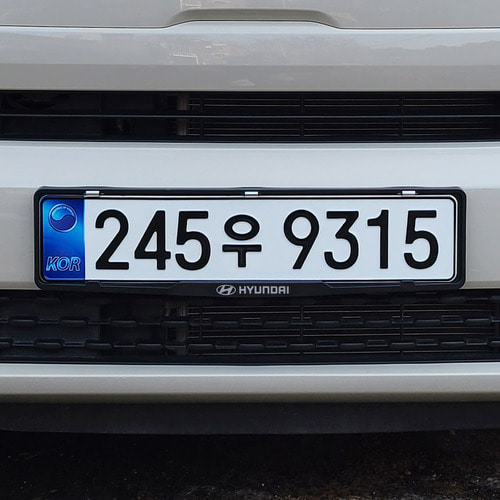
#> input picture bluring/car_number_2.jpg, 500 x 500 px
$ python detact_plate.py   (older library calls are emulated)
#> lines starting #> are read from the running program, lines starting #| are printed output that depends on the picture; after the words box and inside, x2 and y2 are one past the last pixel; in counts of white or black regions, pixels touching at a corner belong together
import numpy as np
import cv2

image = cv2.imread('car_number_2.jpg', cv2.IMREAD_COLOR)
#> image is the input picture: shape (500, 500, 3); mean B, G, R 99.8, 92.9, 89

mask = np.ones((5, 17), np.uint8)
gray = cv2.cvtColor(image, cv2.COLOR_BGR2GRAY)
gray = cv2.blur(gray, (5, 5))
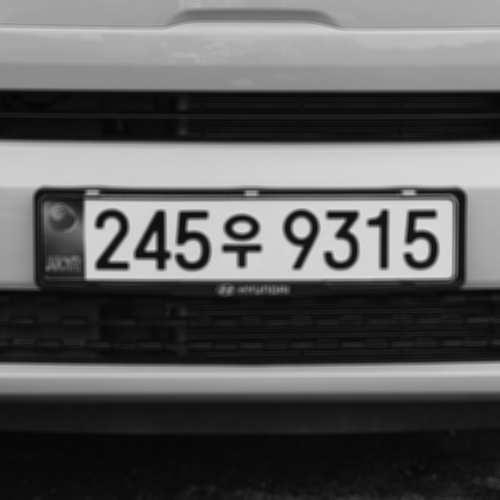
#> gray: shape (500, 500); min 5, max 220, mean 92.5
gray = cv2.Sobel(gray, cv2.CV_8U, 1, 0, 5)
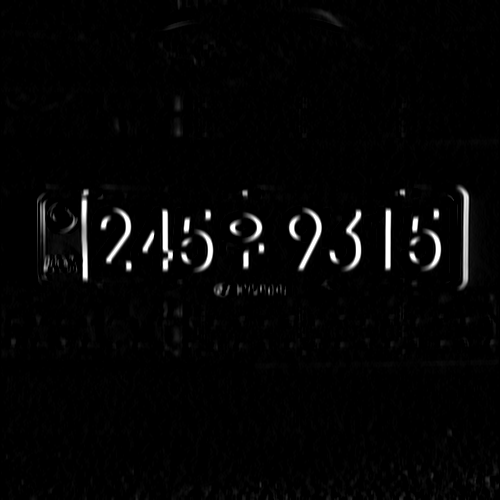
#> gray: shape (500, 500); min 0, max 255, mean 5.4

th_img = cv2.threshold(gray, 120, 255, cv2.THRESH_BINARY)[1]
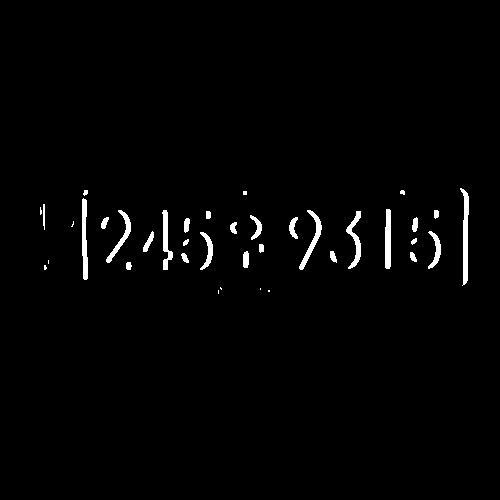
#> th_img: shape (500, 500); 1.6% white; 38 white regions (9 under 20 px), largest, box (x1, y1, x2, y2) and area: (460, 188, 469, 286) 469, (82, 198, 88, 280) 379, (385, 209, 391, 269) 338
morph = cv2.morphologyEx(th_img, cv2.MORPH_CLOSE, mask, iterations=3)
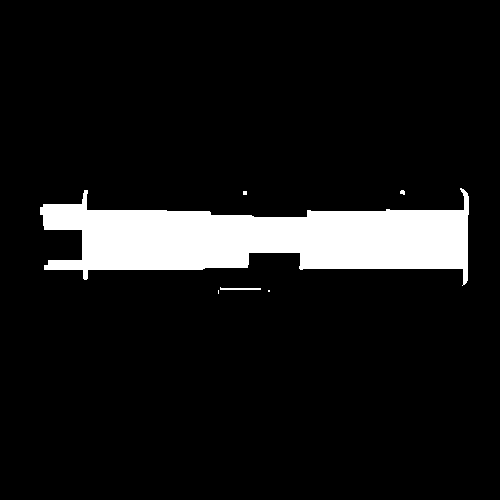
#> morph: shape (500, 500); 9.3% white; 6 white regions (3 under 20 px), largest, box (x1, y1, x2, y2) and area: (40, 188, 469, 286) 23052, (220, 287, 261, 290) 83, (400, 190, 405, 195) 20

cv2.imshow("image", image)
cv2.imshow("binary image", th_img)
cv2.imshow("opening", morph)
cv2.waitKey()

$ run again, with bluring/cat.jpg copied over bluring/car_number_2.jpg
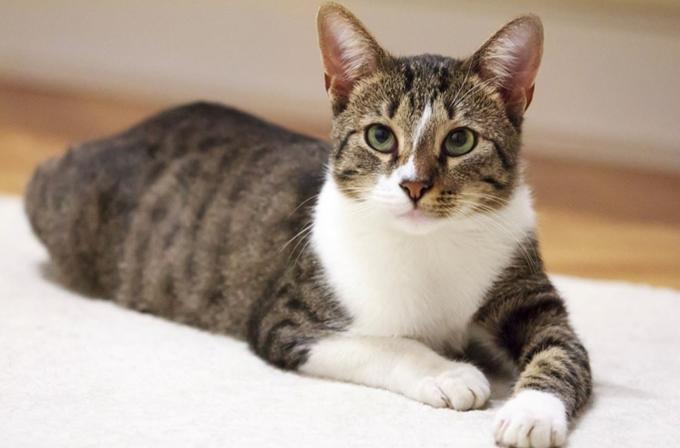
#> input picture bluring/cat.jpg, 680 x 448 px
#> image is the input picture: shape (448, 680, 3); mean B, G, R 143.6, 157.3, 172.9
#> `th_img = cv2.threshold(gray, 120, 255, cv2.THRESH_BINARY)[1]`:
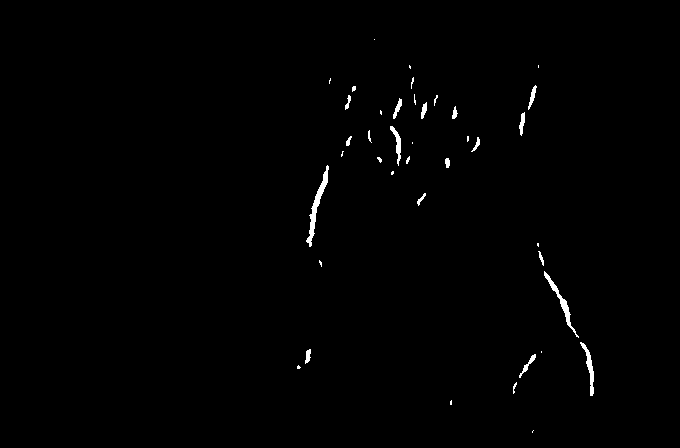
#> th_img: shape (448, 680); 0.69% white; 40 white regions (21 under 20 px), largest, box (x1, y1, x2, y2) and area: (306, 165, 329, 247) 413, (544, 271, 579, 338) 297, (580, 342, 594, 396) 225
#> `morph = cv2.morphologyEx(th_img, cv2.MORPH_CLOSE, mask, iterations=3)`:
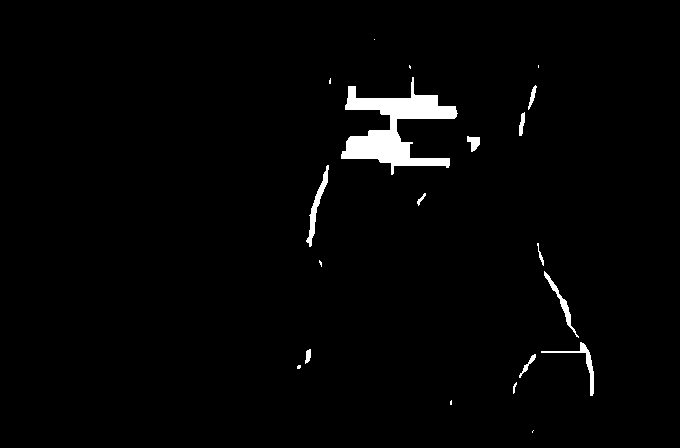
#> morph: shape (448, 680); 2% white; 20 white regions (8 under 20 px), largest, box (x1, y1, x2, y2) and area: (341, 77, 458, 175) 4288, (306, 165, 329, 247) 429, (541, 342, 594, 396) 343
